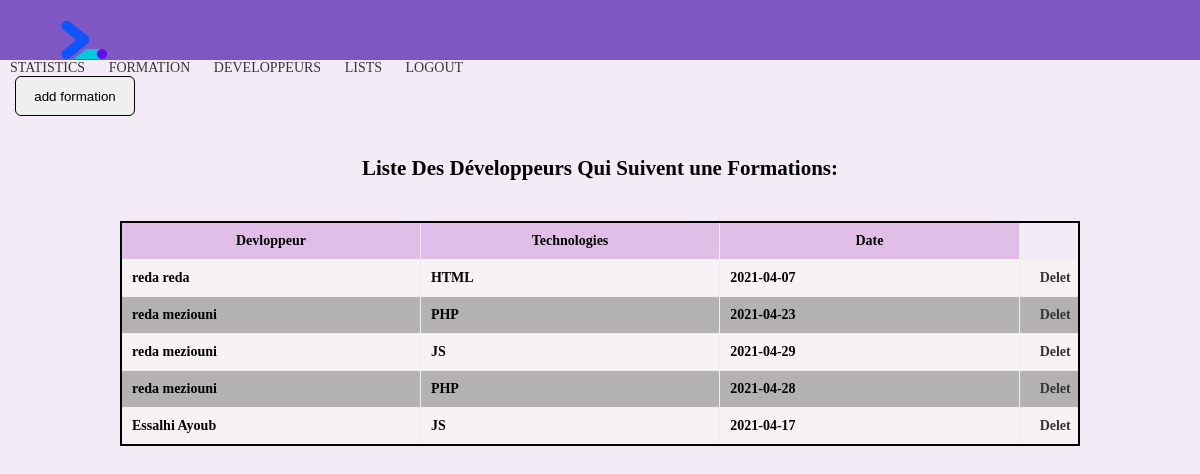
The app's page /Project/php/formation.php (signed in) with its own data.
### tables this page shows
CREATE TABLE `formations` (
  `id_form` int(11) NOT NULL,
  `id` int(11) NOT NULL,
  `techno` varchar(255) DEFAULT NULL,
  `date` date DEFAULT NULL
);

CREATE TABLE `developpeurs` (
  `id` int(11) NOT NULL,
  `nom` varchar(255) NOT NULL,
  `prénom` varchar(255) NOT NULL,
  `mail` varchar(255) NOT NULL,
  `password` varchar(255) NOT NULL
);

### Project/php/formation.php (the view, shortened to what this page needs)
<?php
if (isset($_SESSION['db_nom'])) {
    include "header.php" ;
    include "link.php";
    echo "<a  href='ajout_form.php'><button class='niv btn bouton'>add formation</button> </a>";
    include "db_conn.php";
    $qry="SELECT * FROM developpeurs ";
    $qry.="INNER JOIN formations ON  developpeurs.id = formations.id ;";
    $qy="SELECT  * FROM formations ";
    $re= mysqli_query($con , $qry);
    $r= mysqli_query($con , $qy);
    if ($re) {
        echo "<h2>Liste Des Développeurs Qui Suivent une Formations:</h2>";
        echo "<table class=' table fm' border=1>";
        echo " <th colspan='5'>Devloppeur </th>
        <th colspan='5' >Technologies </th>
        <th colspan='5'>Date </th>";
      while( $row= mysqli_fetch_array($re) and $ro= mysqli_fetch_assoc($r))
      {
       $d= $ro['id_form'];
        echo "<tr>";
        echo "<td colspan='5'><strong> ".$row['nom']." ". $row['prénom']."</strong></td>" ;
        echo "<td colspan='5'><strong> ".$ro['techno']."</strong></td>" ;
        echo "<td colspan='5'><strong> ".$ro['date']."</strong></td>" ;
        echo "<td colspan='1' >";
        echo "<strong><a class='a' href='formation.php?del=$d' >Delet</a></strong>";
        echo "</tr>";
    }
    echo "</table>";
  }
}
else {
  echo "<h1>CONNECTION FAILED PLEASE <a href='login.php' >LOGIN</a> </h1>";
}?>
</body>
</html>

### Project/php/style.css (style rules this page uses)
* { margin: 0; padding: 0; box-sizing: border-box; }
body { margin:auto; font-family: Verdana; font-size: 14px; background-color: #F3EBF6; }
a { text-decoration: none; margin: 10px ; color: rgb(54, 54, 54); }
h1,h2 { text-align: center; margin: 40px auto; }
.bouton { border: 1px solid ; width: 40%; border-radius: 6px; }
.btn { width: 10%; margin-left: 5px; cursor: pointer; }
.niv { margin-right: 3px; height: 40px; border-radius: 6px; }
.table { table-layout: fixed; width: 49%; border-collapse: collapse; border: 2px solid ; border-radius:6px ; }
td, th { padding: 10px; }
.fm { width: 80%; margin-left: 10%; }
th { background-color: #E1BEE7; color: black; }
tr:nth-child(even) { background-color: #f8f7f79f; }
tr:nth-child(odd) { background-color: #929191a2; }

### records on screen
formations: id.nom "reda", id.prénom "reda", techno "HTML", date "2021-04-07"
formations: id.nom "reda", id.prénom "meziouni", techno "PHP", date "2021-04-23"
formations: id.nom "reda", id.prénom "meziouni", techno "JS", date "2021-04-29"
formations: id.nom "reda", id.prénom "meziouni", techno "PHP", date "2021-04-28"
formations: id.nom "Essalhi", id.prénom "Ayoub", techno "JS", date "2021-04-17"
